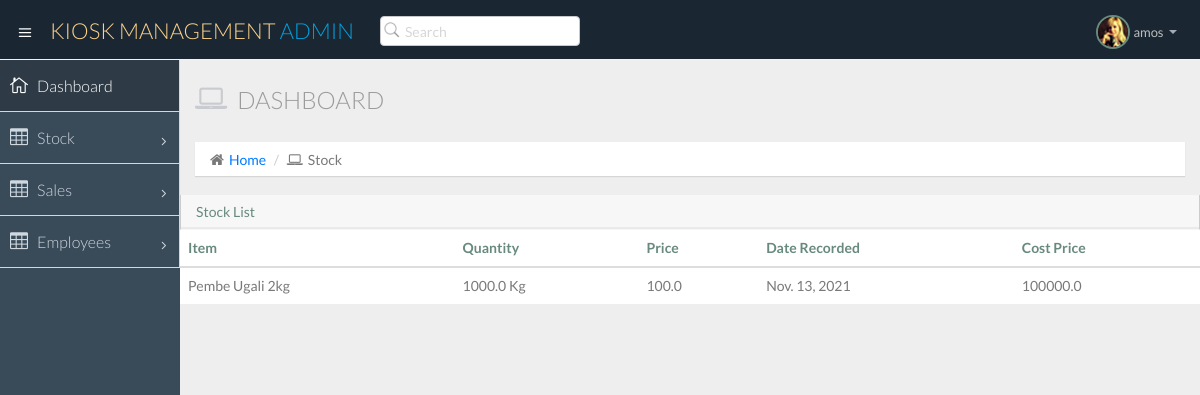
/stock/ (signed in), run on an earlier commit of the app's database.
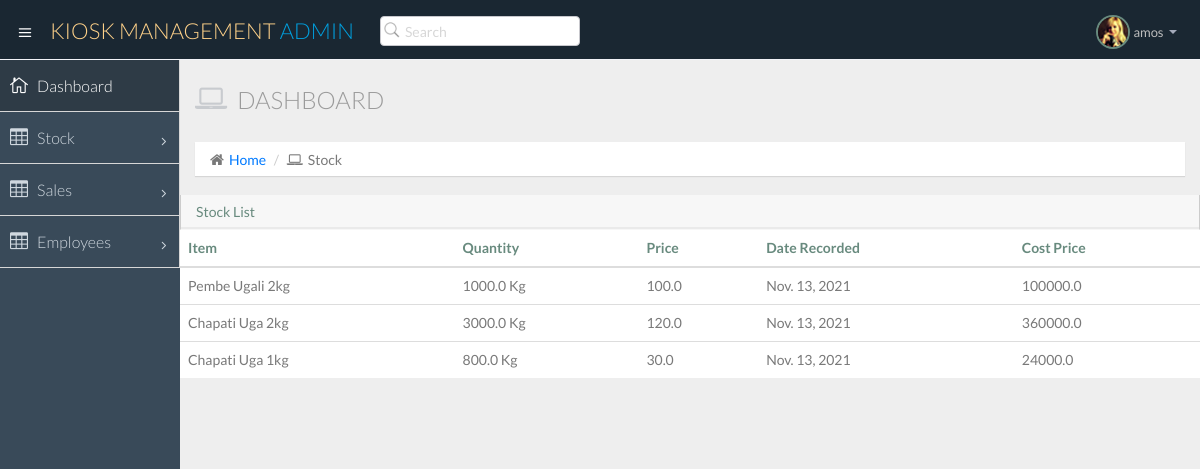
And on a later commit of the database.
### shop/models.py (models this page shows, shortened)
class Stock(models.Model):
	item = models.CharField(max_length=200)
	quantity = models.FloatField(default=0)
	price = models.FloatField(default=0)
	item_unit = models.CharField(max_length=20, default="Kg")
	date_recorded = models.DateField(default=timezone.now)
	def get_cost_price(self):
		return self.quantity * self.price

### shop/views.py (the view)
# urls.py: path("stock/", StockList.as_view(), name="stock"),
class StockList(ListView):
	model = Stock
	template_name = "stock.html"

### templates/stock.html
{% extends "base.html" %}
{% block content %}
<section id="main-content">
  <section class="wrapper">
    <div class="row">
      <div class="col-lg-12">
        <h3 class="page-header"><i class="fa fa-laptop"></i> Dashboard</h3>
        <ol class="breadcrumb">
          <li><i class="fa fa-home"></i><a href="/">Home</a></li>
          <li><i class="fa fa-laptop"></i>Stock</li>
        </ol>
      </div>
    </div>
    <div class="row">
      <div class="table-responsive">
          <section class="panel">
            <header class="panel-heading">
              Stock List
            </header>
            <table class="table ml-3">
              <thead>
                <tr>
                  <th>Item</th>
                  <th>Quantity</th>
                  <th>Price</th>
                  <th>Date Recorded</th>
                  <th>Cost Price</th>
                </tr>
              </thead>
              <tbody>
        {% for stock in object_list %}
                <tr>
                  <td>{{stock.item}}</td>
                  <td>{{stock.quantity}} {{stock.item_unit}}</td>
                  <td>{{stock.price}}</td>
                  <td>{{stock.date_recorded}}</td>
                  <td>{{stock.get_cost_price}}</td>
                </tr>
      {% endfor %}
              </tbody>
            </table>
          </section>
        </div>
      </div>
  </section>
</section>
{% endblock content %}

What changed in the data, as far as the page shows it:
added Stock: item "Chapati Uga 2kg", quantity "3000.0", item_unit "Kg", price "120.0", date_recorded "Nov. 13, 2021", get_cost_price "360000.0"
added Stock: item "Chapati Uga 1kg", quantity "800.0", item_unit "Kg", price "30.0", date_recorded "Nov. 13, 2021", get_cost_price "24000.0"
